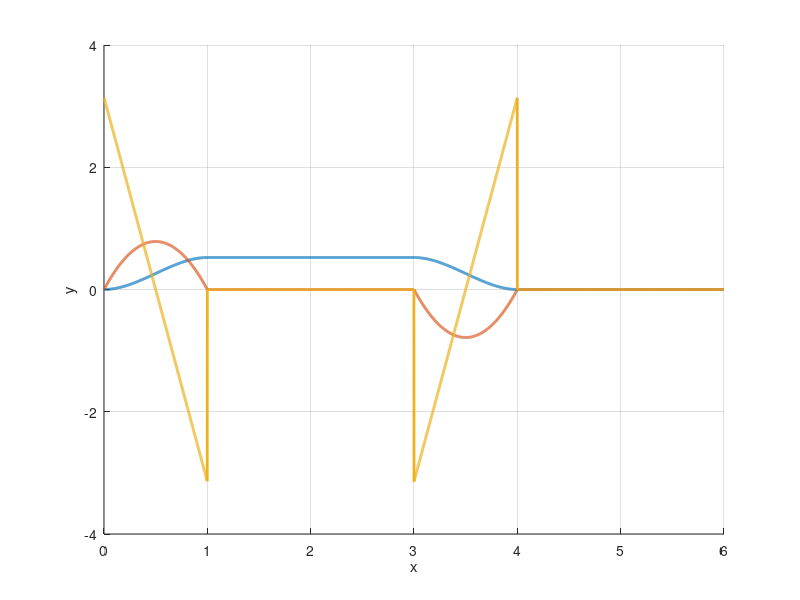

Recreate this plot in MATLAB.
pi = 3.1415;

y = [];
yd = [];
ydd = [];

for t = 0:0.001:6
    if t < 1
    y(end + 1) = (pi/2)*t*t - (pi/3)*t*t*t;

    yd(end + 1) = (pi)*t - (pi)*t*t;

    ydd(end + 1) = pi - 2*pi*t;
elseif t < 3
    y(end + 1) = pi/6;

    yd(end + 1) = 0;

    ydd(end + 1) = 0;
elseif t < 4
    y(end + 1)  = ((-40*pi)/3) + (12*pi*t) + (-3.5*pi*t*t) + (pi/3)*t*t*t;

    yd(end + 1) = 12*pi -7*pi*t + pi*t*t;

    ydd(end + 1) = -7*pi + 2*pi*t;
else 
    y(end + 1)  = 0;

    yd(end + 1) = 0;

    ydd(end + 1) = 0;

    end




end

t = [0:0.001:6]
hold on

plot(t,y,'LineWidth',2)
plot(t,yd,'LineWidth',2)
plot(t,ydd,'LineWidth',2)
grid on
xlabel('x')
ylabel('y')
